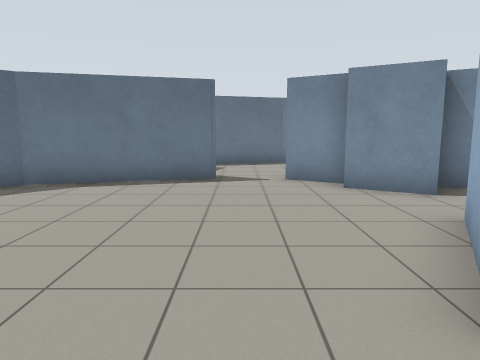
View 1 (above)

20 first-person views from a walk through a Gazebo world. The camera is 1.2 m above the floor, tilts 8° down and sees 70° across. The floor is counted in squares, 1 m on a side. Each view is taken from the middle of a square. On the plan, view 1 faces up. The plan holds only what a view shows up to about 14 squares ahead; the rest is blank.

View 2
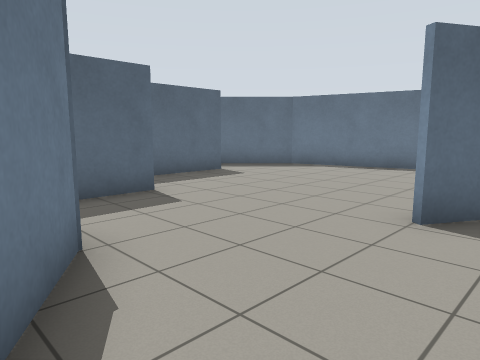

View 3
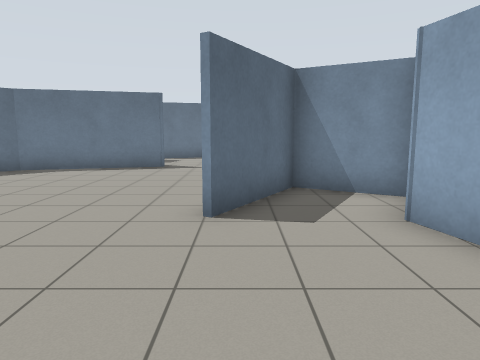

View 4
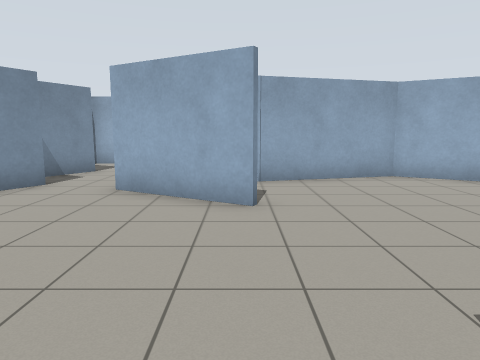

View 5
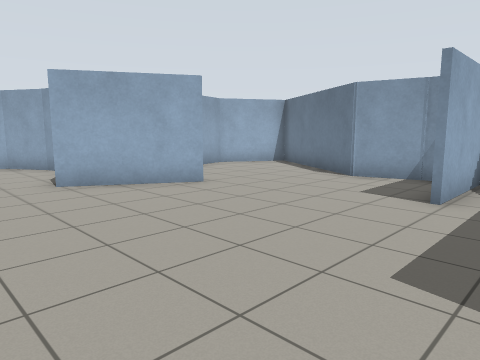

View 6
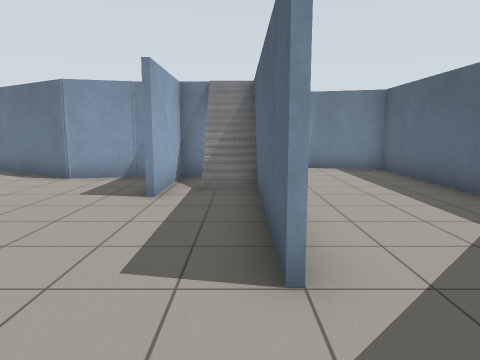

View 7
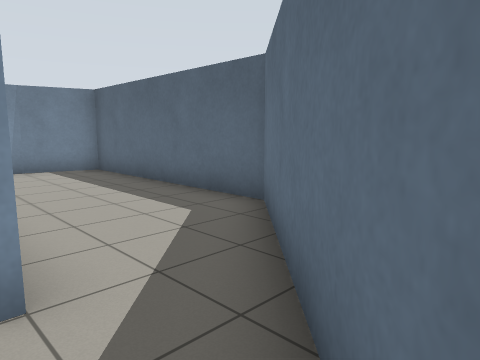

View 8
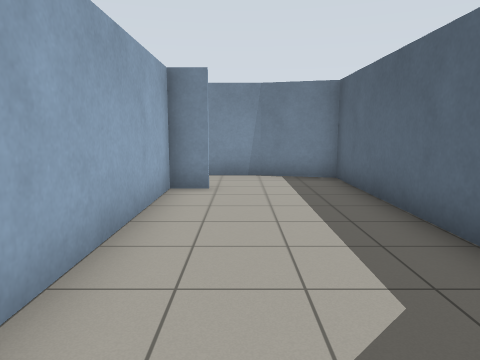

View 9
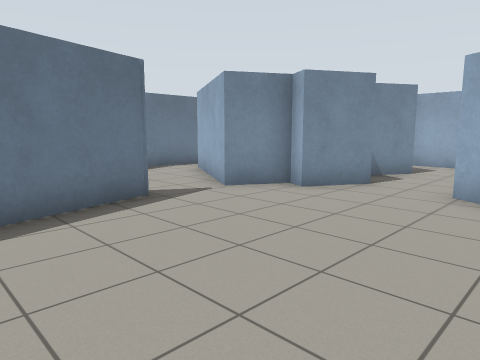

View 10
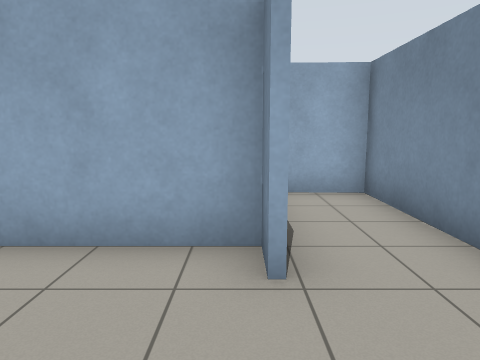

View 11
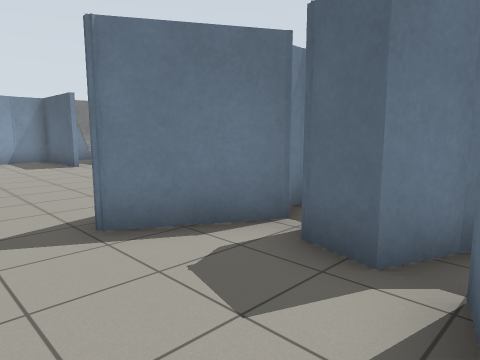

View 12
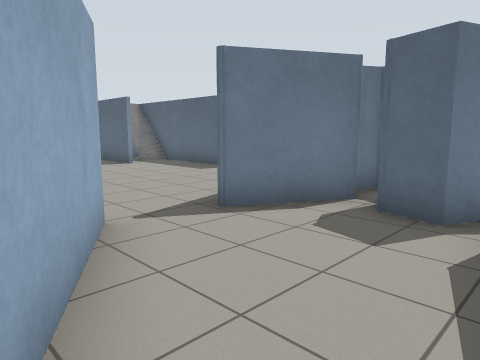

View 13
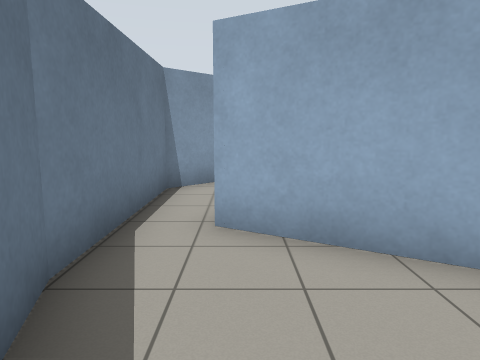

View 14
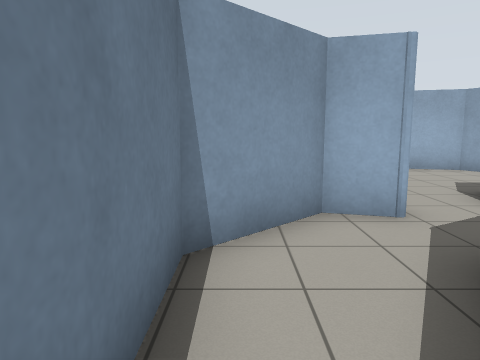

View 15
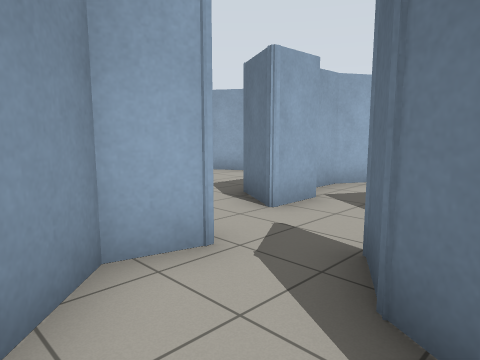

View 16
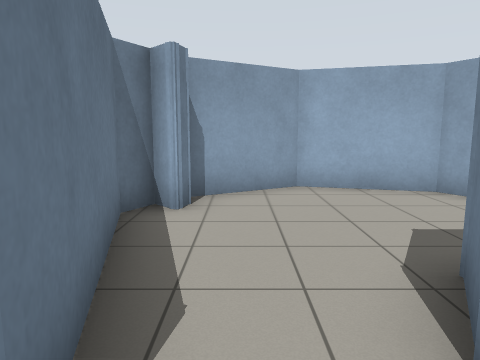

View 17
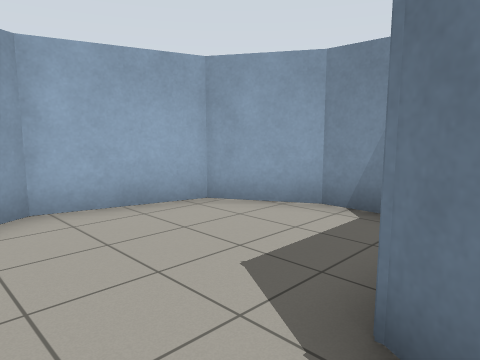

View 18
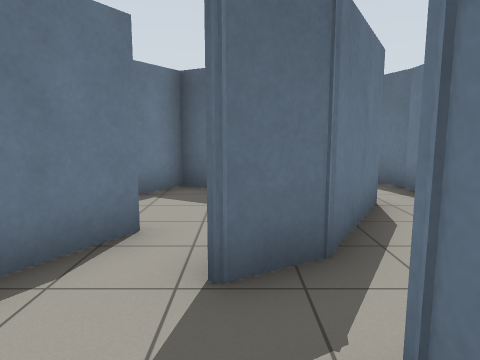

View 19
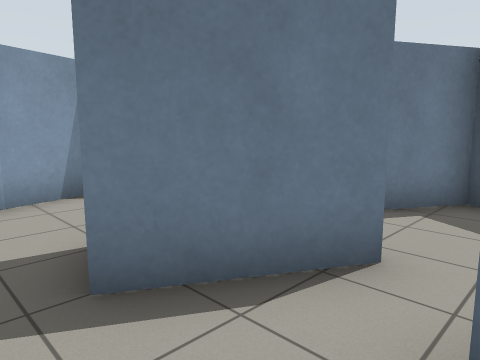

View 20
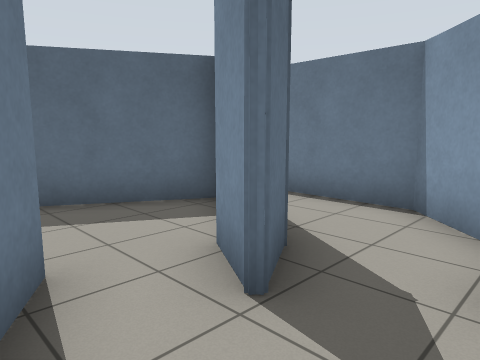

### Floor plan
Ten units are one square. View 1 is at (0, 0); x grows to the right and y downward. Boxes are objects, and circles mark ways between rooms. Rooms are numbered by the first view taken in them; rooms with no view inside come last. Other rooms are left out.
<svg viewBox="-100 -141 250 191">
<path fill="none" stroke="#000" d="M14 -17 31 -47M38 -64 22 -73 25 -78 12 -86 33 -123M51 -33 32 -44 16 -17M55 -33 70 -37M-33 -8 -33 22M69 -37 82 -45 90 -58 90 -76M65 -64 43 -77M-54 -45 -54 -6M-23 22 -6 18 37 44M-29 -102 -5 -89 -49 -77 -58 -68M-19 -118 -22 -108M43 39 53 22 42 -17M18 -136 -18 -125M26 -136 16 -136M-55 6 -55 -30M-54 -6 -54 4M-64 22 -55 22M-42 22 -21 22M-34 22 -34 -8M-76 45 -23 45 -22 29M-58 -68 -95 -31 -95 39 -75 45M33 -123 58 -108M80 -118 62 -136 26 -136M77 -106 80 -118M84 -75 84 -89M49 -88 71 -75M58 -108 65 -96 52 -104M84 -89 98 -81M110 -50 120 -50 138 -60 145 -87 132 -110M128 -108 122 -110M126 -114 120 -118 77 -106M33 -121 14 -87 27 -79"/>
<rect x="-55" y="5" width="20" height="20" fill="#bbb"><title>stairs</title></rect>
<circle cx="-40" cy="0" r="3" fill="#2a7"/>
<circle cx="-60" cy="-55" r="3" fill="#2a7"/>
<circle cx="20" cy="-130" r="3" fill="#2a7"/>
<circle cx="80" cy="-70" r="3" fill="#2a7"/>
<circle cx="70" cy="-110" r="3" fill="#2a7"/>
<circle cx="90" cy="-95" r="3" fill="#2a7"/>
<circle cx="50" cy="-90" r="3" fill="#2a7"/>
<text x="10" y="-40">1</text>
<text x="-70" y="0">2</text>
<text x="50" y="-120">3</text>
<text x="70" y="-90">4</text>
<text x="110" y="-80">5</text>
<text x="30" y="-100">6</text>
</svg>
Room 1 opens to room 2. Room 1 opens to room 3. Room 1 opens to room 4. Room 3 opens to room 4. Room 4 opens to room 5. Room 4 opens to room 6.

Where each view was taken, in squares from view 1:
view 1: 0 up, 0 right, facing up
view 2: 3 down, 3 right, facing up-left
view 3: 3 down, 2 right, facing up
view 4: 2 up, 4 left, facing right
view 5: 7 up, 5 left, facing down-right
view 6: 7 up, 5 left, facing down
view 7: 7 up, 5 left, facing down-left
view 8: 5 up, 7 left, facing down
view 9: 3 up, 4 left, facing up-right
view 10: 2 down, 9 left, facing right
view 11: 13 up, 1 right, facing down-left
view 12: 13 up, 3 right, facing down-left
view 13: 12 up, 1 left, facing right
view 14: 13 up, 3 right, facing right
view 15: 13 up, 5 right, facing down-right
view 16: 10 up, 7 right, facing right
view 17: 10 up, 9 right, facing down-right
view 18: 10 up, 9 right, facing left
view 19: 10 up, 8 right, facing down-left
view 20: 8 up, 8 right, facing up-left
